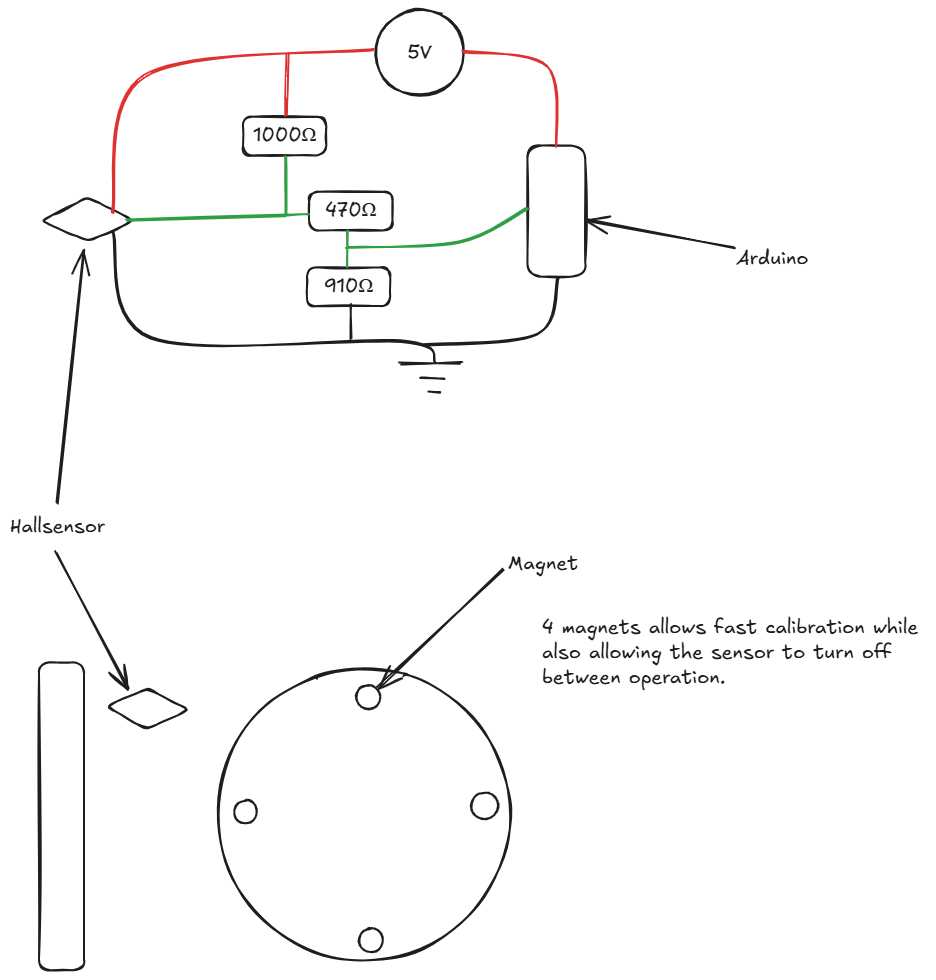
#> input picture hardware/E7012E - Lab2_sol.png, 936 x 980 px
$ python -i camera_detection.py   (imports and definitions only)
#> lines starting #> are read from the running program, lines starting #| are printed output that depends on the picture; after the words box and inside, x2 and y2 are one past the last pixel; in counts of white or black regions, pixels touching at a corner belong together
import cv2 as cv
import numpy as np
from typing import List, Tuple

# --- COLOR THRESHOLDS (HSV) ---
RED_LOWER1 = np.array([0, 120, 70], dtype=np.uint8)
RED_UPPER1 = np.array([10, 255, 255], dtype=np.uint8)
RED_LOWER2 = np.array([170, 120, 70], dtype=np.uint8)
RED_UPPER2 = np.array([180, 255, 255], dtype=np.uint8)
GREEN_LOWER = np.array([50,  80,  80], dtype=np.uint8)
GREEN_UPPER = np.array([90, 255, 255], dtype=np.uint8)

# [7 lines left out: function get_color_masks, not called in this run]

def find_significant_contours(gray: np.ndarray, min_area: float = 1_000) -> List[np.ndarray]:
#> called with min_area = 1000
    blurred = cv.GaussianBlur(gray, (5, 5), 0)
    edges = cv.Canny(blurred, 50, 150)
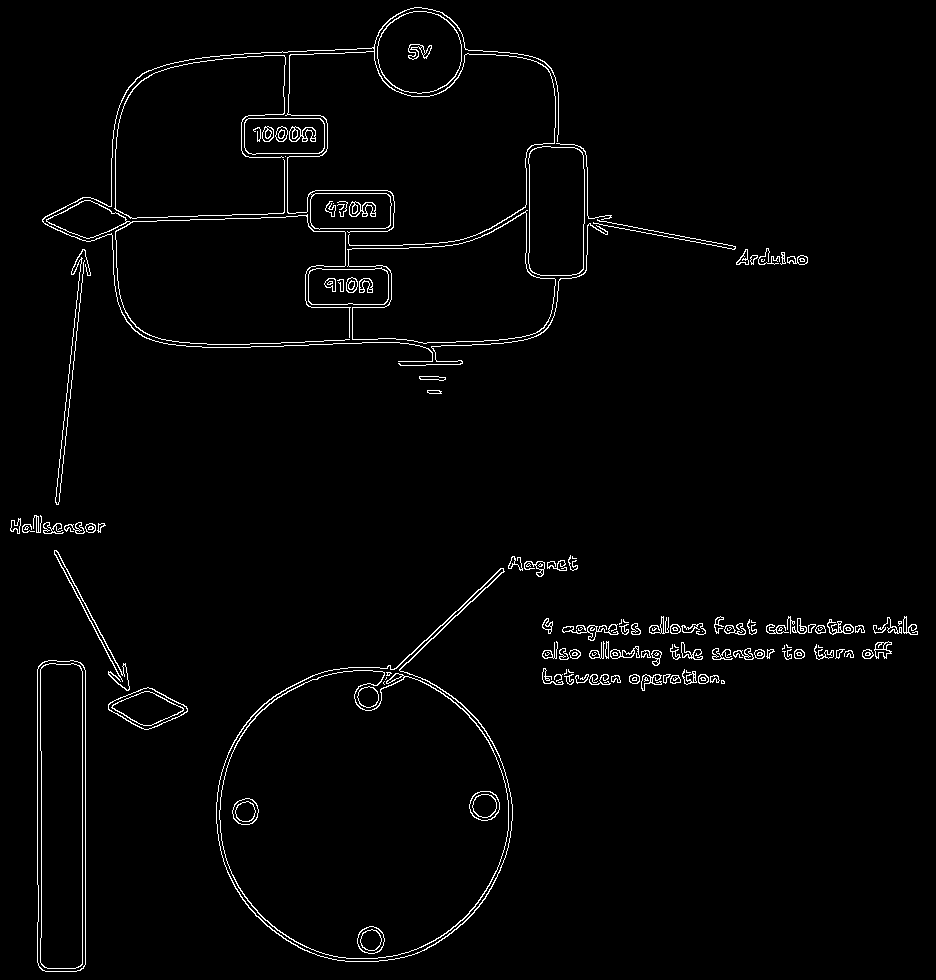
#> edges: shape (980, 936); 2.1% white in thin lines or dots
    cnts, _ = cv.findContours(edges, cv.RETR_EXTERNAL, cv.CHAIN_APPROX_SIMPLE)
#> cnts = 110 contours, 37 with area under 20; largest, box (x1, y1, x2, y2) and area: (216, 568, 513, 962) 69180, (347, 210, 556, 344) 17243, (37, 660, 86, 972) 14766, (528, 146, 585, 276) 6898, (377, 11, 462, 94) 5510
    return [c for c in cnts if cv.contourArea(c) >= min_area]

# [21 lines left out: functions classify_shape, detect_color, not called in this run]

def estimate_depth(real_radius: float, focal_length: float, pixel_radius: float) -> float:
    return (real_radius * focal_length) / pixel_radius

# [20 lines left out: function annotate_frame, not called in this run]

>>> import cv2
>>> picture = cv2.imread('../hardware/E7012E - Lab2_sol.png', cv2.IMREAD_GRAYSCALE)
>>> result = find_significant_contours(picture)
#> result = 10 contours; largest, box (x1, y1, x2, y2) and area: (216, 568, 513, 962) 69180, (347, 210, 556, 344) 17243, (37, 660, 86, 972) 14766, (528, 146, 585, 276) 6898, (377, 11, 462, 94) 5510

$ run again, on hardware/proximity_sensor_wiring.png
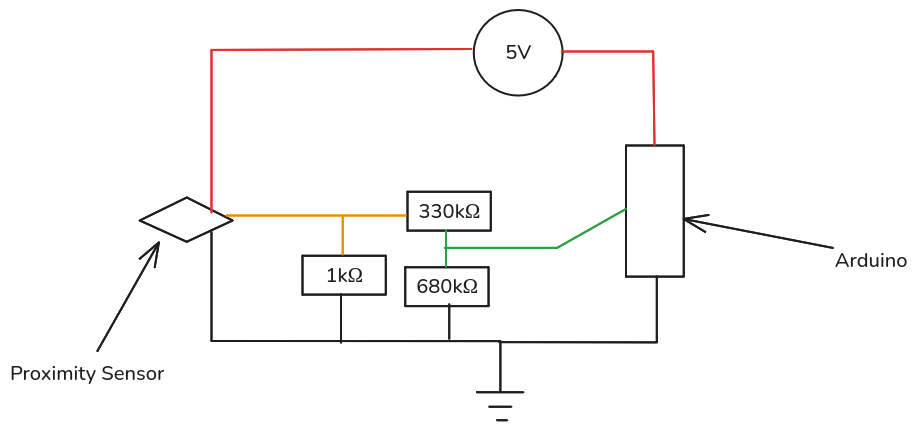
#> input picture hardware/proximity_sensor_wiring.png, 917 x 430 px
#> in find_significant_contours, `blurred = cv.GaussianBlur(gray, (5, 5), 0)`:
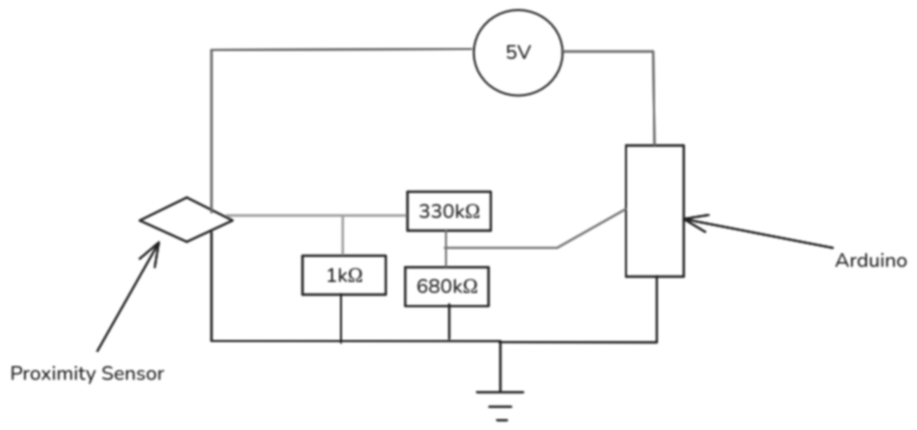
#> blurred: shape (430, 917); min 32, max 255, mean 249.5
#> in find_significant_contours, `edges = cv.Canny(blurred, 50, 150)`:
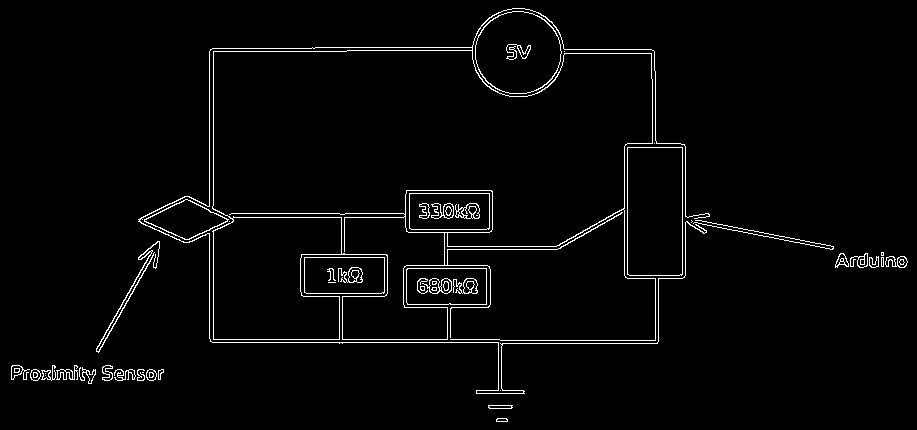
#> edges: shape (430, 917); 2.5% white in thin lines or dots
#> cnts = 32 contours, 10 with area under 20; largest, box (x1, y1, x2, y2) and area: (138, 8, 710, 394) 94080, (627, 147, 683, 276) 7037, (475, 11, 562, 94) 5581, (406, 268, 487, 305) 2877, (304, 257, 385, 294) 2877
#> result = 6 contours; box (x1, y1, x2, y2) and area: (138, 8, 710, 394) 94080, (627, 147, 683, 276) 7037, (475, 11, 562, 94) 5581, (406, 268, 487, 305) 2877, (304, 257, 385, 294) 2877, (144, 199, 229, 240) 1788
